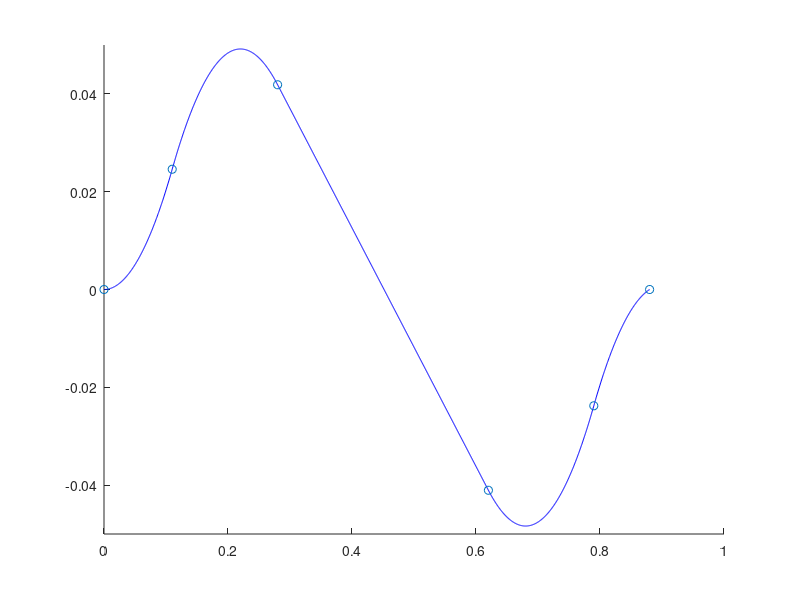

This chart was generated by the following MATLAB code:
% This script prepares sample trajectories for feedforward tuning
close all;
force_est = 5; %estimated force in Newtons
mass_sim = 1.23; % simulated mass in kg
s_rate = 2000; % sampling rate in Hz
s_period =  1/s_rate;

acc_est = force_est/mass_sim;

breaks = [0 0.11 0.28 0.62 0.79 0.88];
x = zeros(1,size(breaks,2)-1);
v = zeros(1,size(breaks,2)-1);
x(1) = 0;
v(1) = 0;
% a must have size(break,2)-1 elements
a = [acc_est -acc_est 0 acc_est -acc_est]; 
if size(a,2) ~= size(breaks,2)-1
    fprintf('You must provide one acceleration value for each period! \n')
end

for i = 2:size(breaks,2)-1
    x(i) = 0.5*a(i-1)*(breaks(i)-breaks(i-1))^2 ...
        + v(i-1)*(breaks(i)-breaks(i-1)) ...
        + x(i-1);
    v(i) = a(i-1)*(breaks(i)-breaks(i-1)) ...
        + v(i-1);
end

coefs = [0.5*a v x];
pp = mkpp(breaks,coefs);

time_test = (0:s_period:breaks(end));
traj_test = ppval(pp,time_test);

figure(1)
hold on
plot(time_test,traj_test,'Color','blue')
scatter(breaks,ppval(pp,breaks))
% plot(time,vel,'Color','green')
% plot(time,acc,'Color','red')
 ylim([-0.05 0.05])
hold off